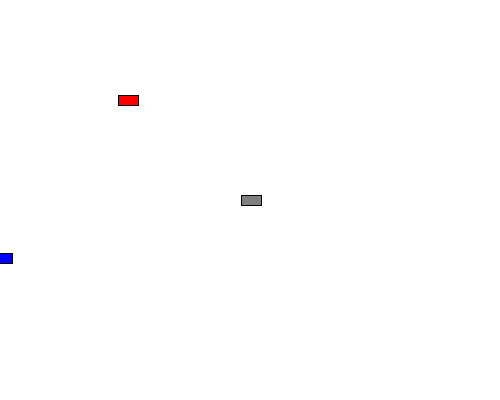
Frame 1 (no input)
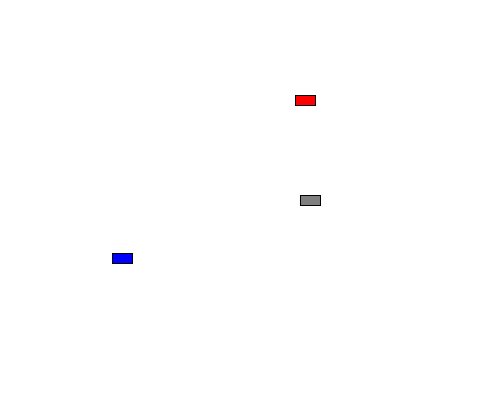
Frame 60 (the mouse pressed at the canvas centre just before this capture)
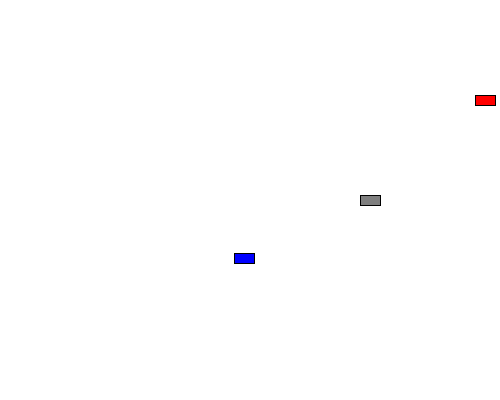
Frame 120 (the mouse held since frame 60 and released just before this capture)

The Processing sketch that drew these frames (run headless with seeded random() and noise(); from frame 60 on, the mouse is pressed at the canvas centre):

// Processing sketch: Class_8_29_19
// ── Class_8_29_19.pde
Car myCar1, myCar2, myCar3;
void setup(){
 size(500, 400);
 myCar1 = new Car();
 myCar2 = new Car(color(255, 0, 0), width/4, height/4, 3);
  myCar3 = new Car(color(0, 0, 255), 0, random(height), random(1, 5));

}
void draw(){
  background(255);
  myCar1.move();
  myCar1.display();
   myCar2.move();
  myCar2.display();
   myCar3.move();
  myCar3.display();
}

// ── Car.pde
class Car {

  color col;
  float xpos;
  float ypos;
  float xspeed;

  Car() {
    col = color(127);
    xpos = width/2;
    ypos =height/2;
    xspeed =1;
  }
  Car(color col, float xpos, float ypos, float xspeed) { //overloading the constructor woth new parameter variables
    this.col = col;
    this.xpos = xpos;
    this.ypos = ypos;
    this.xspeed = xspeed;
  }
  void display() {
    rectMode(CENTER);
    fill(col);
    rect(xpos, ypos, 20, 10);
  }
  void move() {
    xpos += xspeed;
    if (xpos > width) {
      xpos =0;
    }
  }
}
